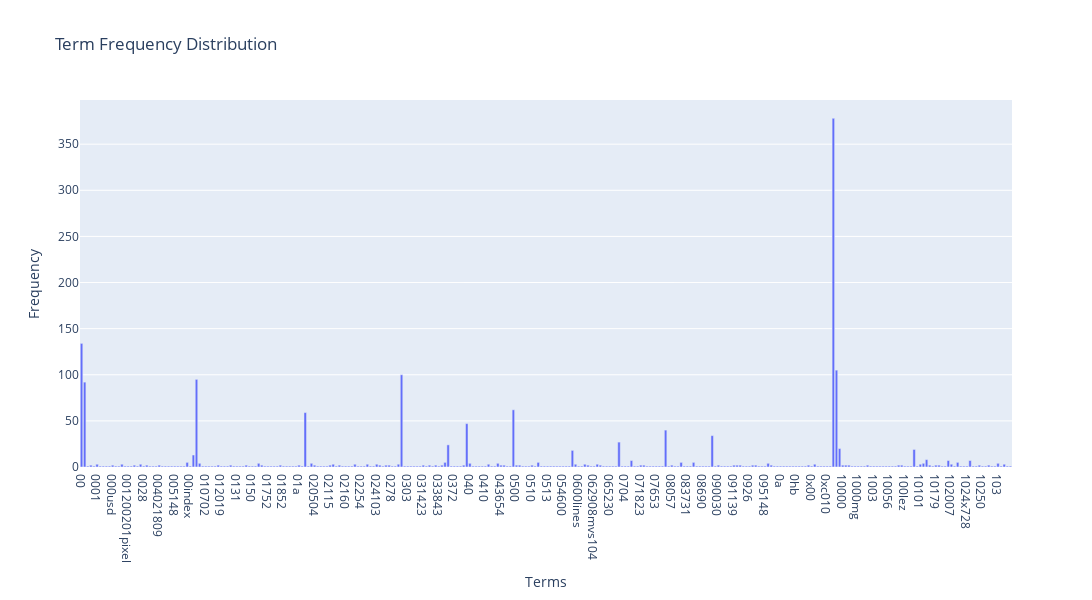

Notebook source saved alongside this figure:
### Markdown cell above
### >>> **Exercise 12 (take home):**
If you want a nicer interactive visualization here, I would encourage you try to install and use plotly to achieve this.

### Code cell
# Answer here
import plotly.graph_objects as go

fig = go.Figure(data=[go.Bar(x=count_vect.get_feature_names_out()[:300], 
                             y=term_frequencies[:300])])
fig.update_layout(title='Term Frequency Distribution',
                  xaxis_title='Terms',
                  yaxis_title='Frequency',
                  height=600,
                  width=1200)
fig.show()

### Figure 1 — Plotly figure (JSON) as saved in the notebook; plotly's stock layout.template omitted (floating-point values rounded to 4 significant figures; data arrays with more than 128 entries replaced by an {"elided": "..."} marker saying what was removed)
{"data": [{"type": "bar", "x": {"elided": "300 str values"}, "y": {"elided": "300 int values"}}], "layout": {"height": 600, "title": {"text": "Term Frequency Distribution"}, "width": 1200, "xaxis": {"title": {"text": "Terms"}}, "yaxis": {"title": {"text": "Frequency"}}}}
